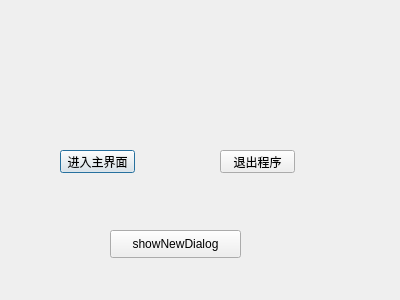
<?xml version="1.0" encoding="UTF-8"?>
<ui version="4.0">
 <class>MyDialog</class>
 <widget class="QDialog" name="MyDialog">
  <property name="geometry">
   <rect>
    <x>0</x>
    <y>0</y>
    <width>400</width>
    <height>300</height>
   </rect>
  </property>
  <property name="windowTitle">
   <string>Dialog</string>
  </property>
  <widget class="QPushButton" name="pushButton">
   <property name="geometry">
    <rect>
     <x>60</x>
     <y>150</y>
     <width>75</width>
     <height>23</height>
    </rect>
   </property>
   <property name="text">
    <string>进入主界面</string>
   </property>
  </widget>
  <widget class="QPushButton" name="pushButton_2">
   <property name="geometry">
    <rect>
     <x>220</x>
     <y>150</y>
     <width>75</width>
     <height>23</height>
    </rect>
   </property>
   <property name="text">
    <string>退出程序</string>
   </property>
  </widget>
  <widget class="QPushButton" name="btShowNewDialog">
   <property name="geometry">
    <rect>
     <x>110</x>
     <y>230</y>
     <width>131</width>
     <height>28</height>
    </rect>
   </property>
   <property name="text">
    <string>showNewDialog</string>
   </property>
  </widget>
 </widget>
 <resources/>
 <connections>
  <connection>
   <sender>pushButton</sender>
   <signal>clicked()</signal>
   <receiver>MyDialog</receiver>
   <slot>accept()</slot>
   <hints>
    <hint type="sourcelabel">
     <x>92</x>
     <y>155</y>
    </hint>
    <hint type="destinationlabel">
     <x>171</x>
     <y>53</y>
    </hint>
   </hints>
  </connection>
 </connections>
</ui>
